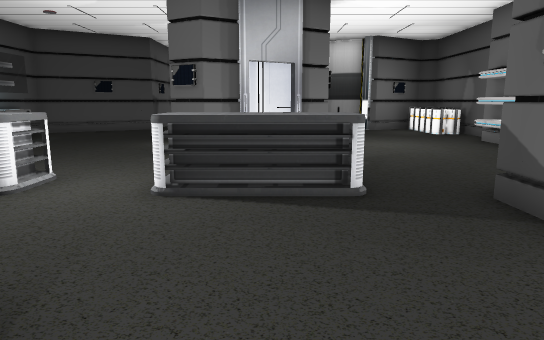
View 1 (above)

20 first-person views from a walk through a 3-D level made in the Unity game engine. The camera is 1.4 m above the floor, tilts 10° down and sees 70° across. The floor is counted in squares, 1 m on a side. Each view is taken from the middle of a square. On the plan, view 1 faces up. The plan holds only what a view shows up to about 16 squares ahead; the rest is blank. The place goes on beyond the plan. Door leaves are left out, so doorways stand open. Some surface patterns are stand-ins.

View 2
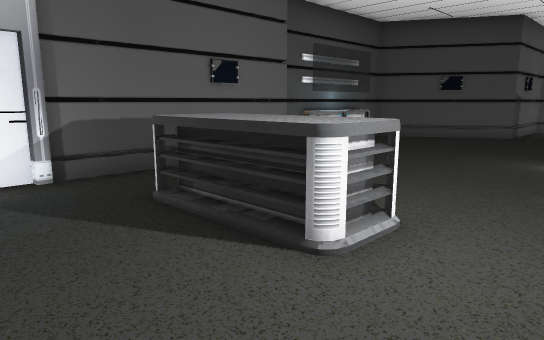

View 3
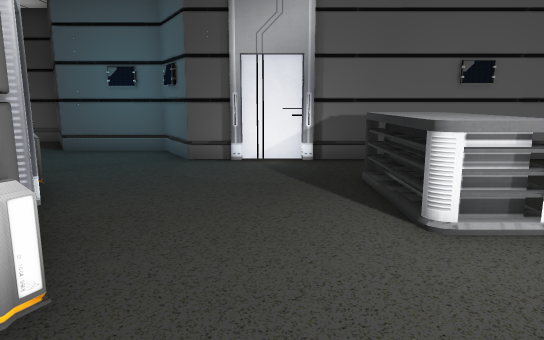

View 4
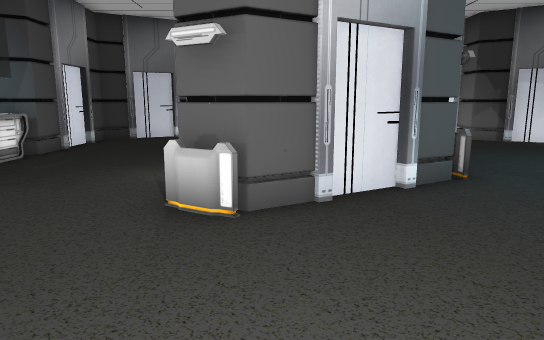

View 5
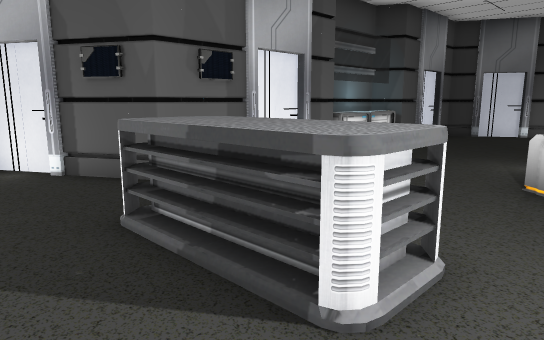

View 6
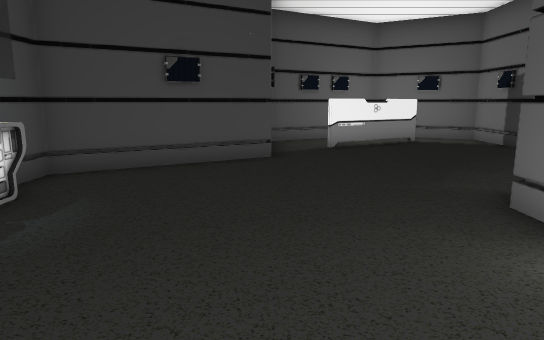

View 7
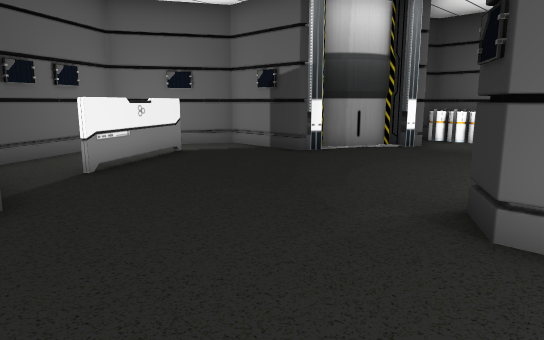

View 8
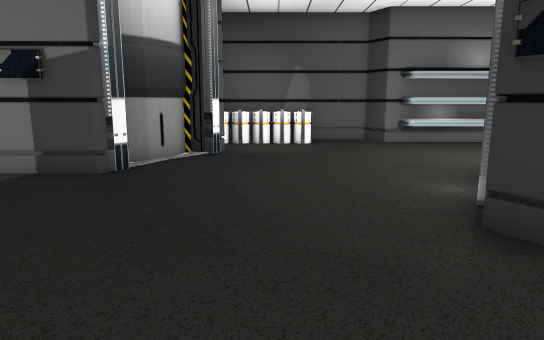

View 9
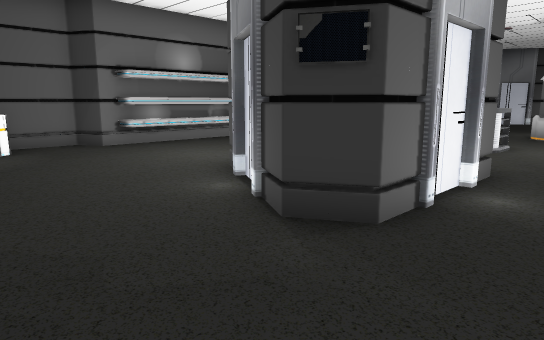

View 10
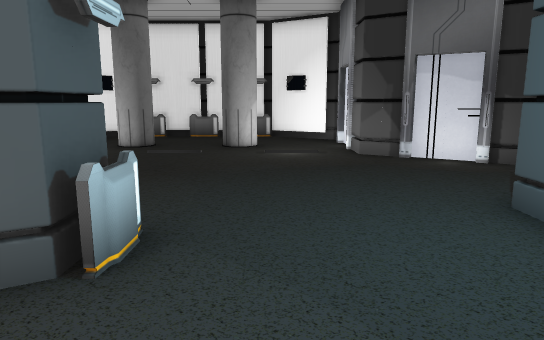

View 11
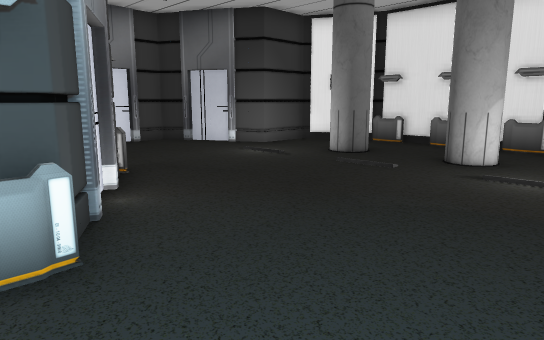

View 12
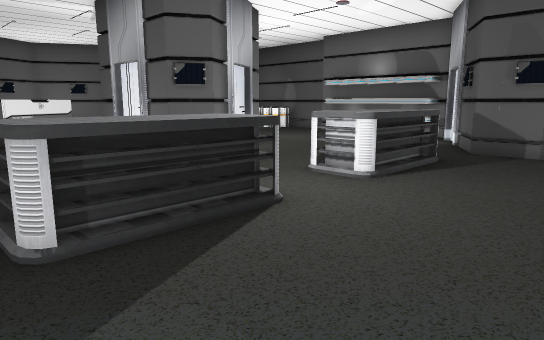

View 13
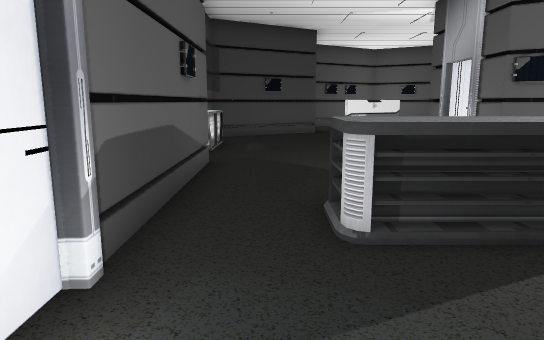

View 14
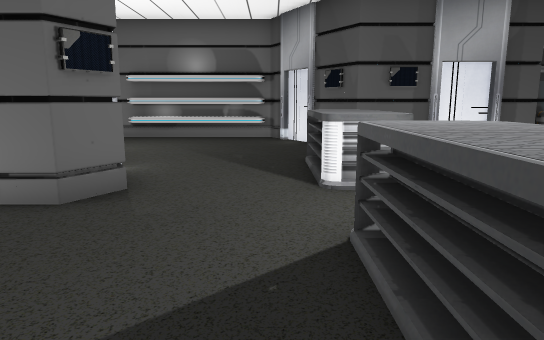

View 15
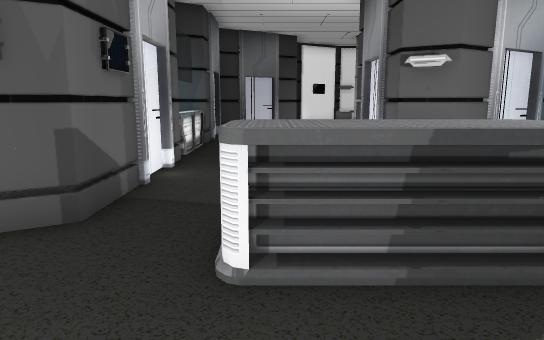

View 16
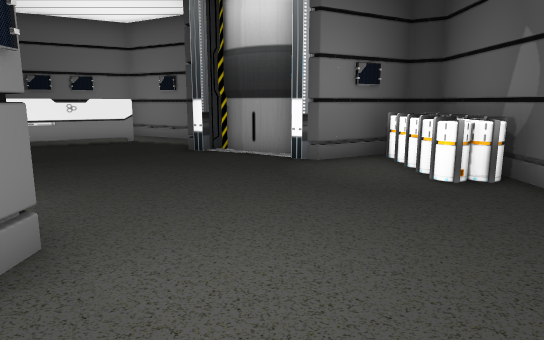

View 17
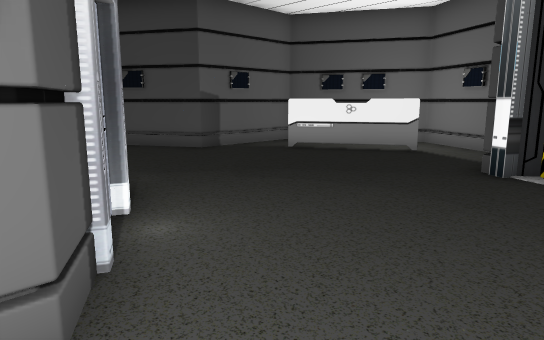

View 18
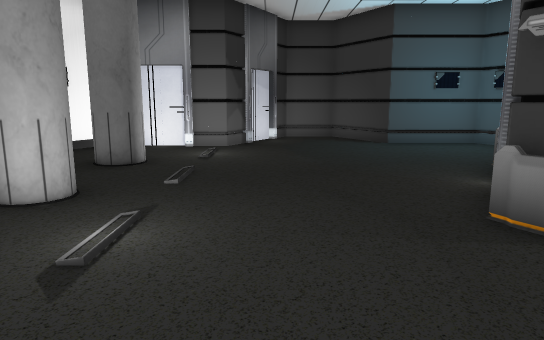

View 19
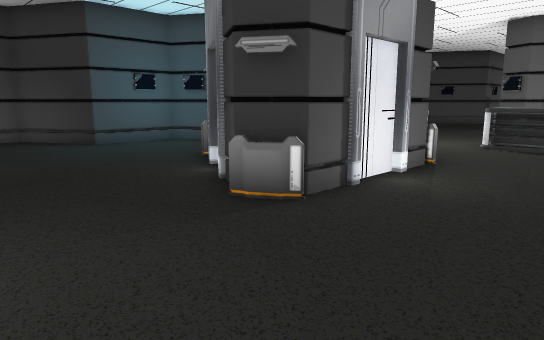

View 20
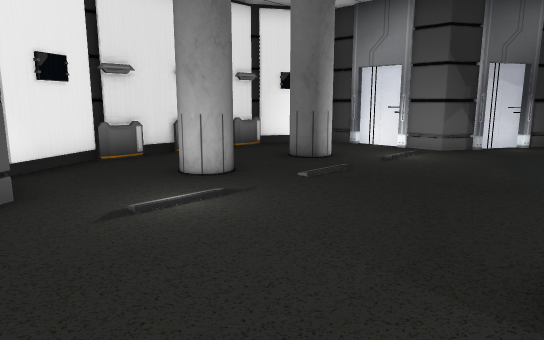

### Floor plan
Key: @ floor where view 1 was taken; # wall or solid block; . floor; D open door; = window, fence, low wall or low ledge; B barrel; P pillar; O other object.
Columns run from 14 left of view 1 to 9 right of it. Each row starts with its distance up from view 1.
 26           #####
 25         ###...###
 24         #....O..#
 23         #..OO...#
 22         #.OO....##
 21         #.......########
 20        ##.........###BO#
 19      ###.............BO#
 18     ##...............BO#
 17    ##................BB#
 16    #O..................#
 15    #O......###D........#
 14    #O......# #D#......##
 13    #O......D  ##.....##
 12    ##......# #D#.....##
 11     #......###D......#
 10     #................#
  9     #................##
  8     #................##
  7     #..OOOO.OOOO...#D#
  6     #..OOOO.OOOO..##
  5     #............##
  4     D............##
  3     #............D
  2    ##......#=....D
  1    #.....DD##....##
  0    #....### D.@..O#
 -1    #....### D....OO
 -2  ###.....DD##....OO
 -3 ##.........#=....O#
 -4 #................##
 -5 #................D
 -6 ##D..............D
 -7  #D#.............#
 -8    ##...........D#
 -9    DD..P..PP..##D
-10    DD..P..PP..#
-11    ##.........#
-12     ##......###
-13      ########

Where each view was taken, in squares from view 1:
view 1: 0 up, 0 right, facing up
view 2: 3 up, 2 left, facing up-left
view 3: 4 up, 0 right, facing left
view 4: 7 up, 3 left, facing down
view 5: 9 up, 3 left, facing down-right
view 6: 10 up, 6 left, facing up
view 7: 14 up, 7 left, facing up-right
view 8: 18 up, 6 left, facing right
view 9: 19 up, 5 left, facing down-right
view 10: 3 up, 8 left, facing down
view 11: 0 up, 10 left, facing down-right
view 12: 2 up, 8 left, facing up-right
view 13: 2 up, 8 left, facing up
view 14: 8 up, 8 left, facing right
view 15: 10 up, 1 right, facing down
view 16: 10 up, 4 right, facing up
view 17: 13 up, 4 right, facing up-left
view 18: 6 down, 2 right, facing left
view 19: 7 down, 2 right, facing up-left
view 20: 3 down, 1 right, facing down-left
